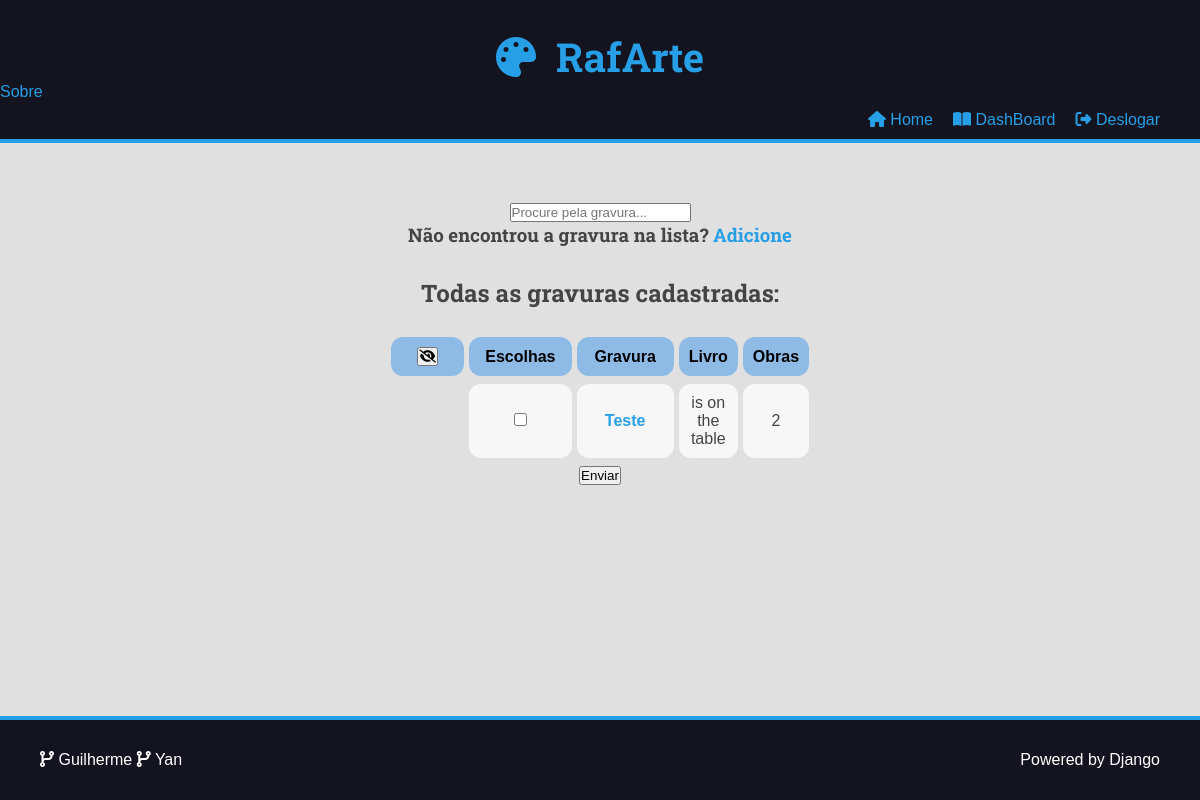
Before: /user/engraving/all/ (signed in) with the older database file.
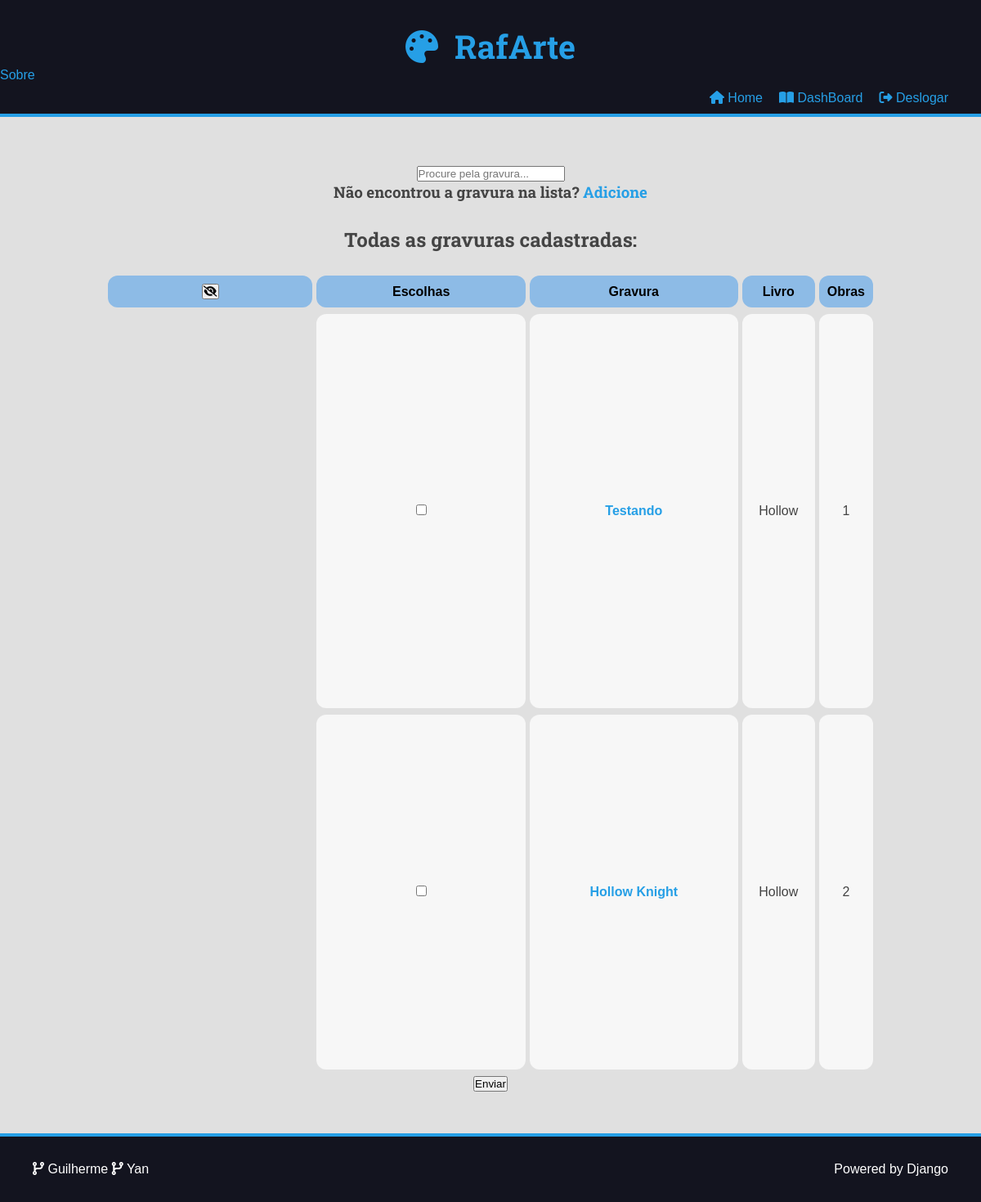
After: the same page with the newer database file.
### museum/models.py (models this page shows, shortened)
class Engraving(models.Model):
    name = models.CharField(max_length=50)
    book = models.CharField(max_length=50, blank=True)
    cover = models.ImageField(upload_to='engravings/cover/%Y/%m/%d/')
    author = models.ManyToManyField(
        Author, blank=True, default=None
    )

### user/views.py (the view)
# urls.py: path('engraving/all/', views.engravings, name='engraving_all'),
@require_GET
@login_required(login_url='user:login')
def engravings(request: HttpRequest) -> HttpResponse:
    engraving_paintings = []
    engravings = Engraving.objects.all().order_by('-id')
    for engraving in engravings:
        paintings_number = engraving.painting_set.filter(is_published=True).count()
        engraving_paintings.append((engraving, paintings_number))
    return render(request, 'user/pages/all_engravings.html',{
            'engravings': engraving_paintings,
            'search': False,
        })

### user/templates/user/pages/all_engravings.html (shortened to what this page needs)
{% extends 'templates/pages/global.html' %}
{% block content %}
<div class="main-content center container">
    <div class="search-container">
        <div class="container">
            <input type="text" id="search_engraving"  onkeyup="searchElementTable()" placeholder = "Procure pela gravura...">
            <h3>Não encontrou a gravura na lista? <a href="{% url 'user:painting_engraving_create' %}">Adicione</a></h3>
        </div>
    </div>
    <h2>Todas as gravuras cadastradas: {{search_result}}</h2>
    {% if engravings %}
    <form action="{% url 'user:engraving_create_data' %}" method="POST">
    <div class="search-page">
            <table class="table">
                <thead>
                    <tr>
                    <th id="column_image" scope="col"><button id="show_image" type="button"></button> </th>
                    <th scope="col">Escolhas</th>
                    <th scope="col">Gravura</th>
                    <th scope="col">Livro</th>
                    <th scope="col">Obras</th>
                    </tr>
                </thead>
                <tbody>
                    {% for engraving, qtd_paintings in engravings %}
                    <tr id='linha_tabela'>
                            <td><input type="checkbox" id="engraving_{{engraving.id}}" name="engraving" value="{{engraving.id}}"></td>
                            <td class="main-table-name"><a href="">{{engraving.name}}</a></td>
                            <td>
                                {% if engraving.book %}
                                    {{engraving.book}}
                                {% else %}
                                    ---
                                {% endif %}
                            </td>
                            <td>
                                {{qtd_paintings}}
                            </td>
                        </tr>
                        {% endfor %}
                </tbody>
            </table>
        </div>
        <button type="submit">Enviar</button>
    </form>
        {% else %}
            <h1>Nenhuma gravura encontrada com essa busca</h1>
        {% endif %}
</div>
{% endblock content %}

Changed rows visible on the page:
removed Engraving: name "Teste", book "is on the table", qtd_paintings "2"
added Engraving: name "Testando", book "Hollow", qtd_paintings "1"
added Engraving: name "Hollow Knight", book "Hollow", qtd_paintings "2"
